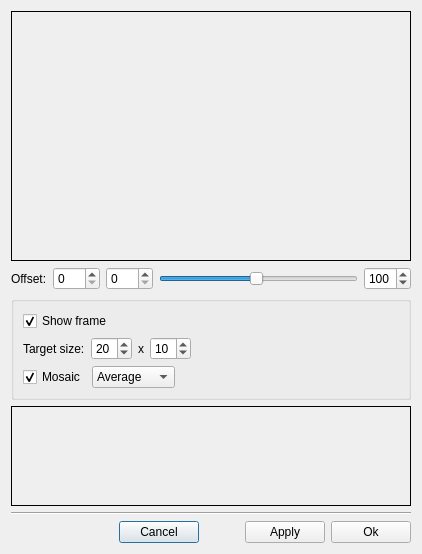
<?xml version="1.0" encoding="UTF-8"?>
<ui version="4.0">
 <class>SeMosaicWindow</class>
 <widget class="QDialog" name="SeMosaicWindow">
  <property name="geometry">
   <rect>
    <x>0</x>
    <y>0</y>
    <width>418</width>
    <height>548</height>
   </rect>
  </property>
  <property name="windowTitle">
   <string>Mosaic</string>
  </property>
  <layout class="QVBoxLayout" name="verticalLayout_3">
   <item>
    <widget class="SeMosaicImageFrame" name="lblImgOriginal">
     <property name="sizePolicy">
      <sizepolicy hsizetype="Expanding" vsizetype="Expanding">
       <horstretch>0</horstretch>
       <verstretch>0</verstretch>
      </sizepolicy>
     </property>
     <property name="minimumSize">
      <size>
       <width>400</width>
       <height>250</height>
      </size>
     </property>
     <property name="frameShape">
      <enum>QFrame::Box</enum>
     </property>
     <property name="text">
      <string/>
     </property>
     <property name="scaledContents">
      <bool>false</bool>
     </property>
     <property name="alignment">
      <set>Qt::AlignCenter</set>
     </property>
    </widget>
   </item>
   <item>
    <layout class="QHBoxLayout" name="horizontalLayout_2">
     <item>
      <widget class="QLabel" name="label_3">
       <property name="text">
        <string>Offset:</string>
       </property>
      </widget>
     </item>
     <item>
      <widget class="QSpinBox" name="spinSelectionOffsetX">
       <property name="maximum">
        <number>500</number>
       </property>
      </widget>
     </item>
     <item>
      <widget class="QSpinBox" name="spinSelectionOffsetY">
       <property name="maximum">
        <number>500</number>
       </property>
      </widget>
     </item>
     <item>
      <widget class="QSlider" name="sliderScale">
       <property name="minimum">
        <number>5</number>
       </property>
       <property name="maximum">
        <number>200</number>
       </property>
       <property name="value">
        <number>100</number>
       </property>
       <property name="orientation">
        <enum>Qt::Horizontal</enum>
       </property>
      </widget>
     </item>
     <item>
      <widget class="QSpinBox" name="spinScale">
       <property name="minimum">
        <number>5</number>
       </property>
       <property name="maximum">
        <number>200</number>
       </property>
       <property name="value">
        <number>100</number>
       </property>
      </widget>
     </item>
    </layout>
   </item>
   <item>
    <widget class="QGroupBox" name="groupBox">
     <property name="title">
      <string/>
     </property>
     <layout class="QVBoxLayout" name="verticalLayout_2">
      <item>
       <layout class="QHBoxLayout" name="horizontalLayout_3">
        <item>
         <widget class="QCheckBox" name="chkShowFrame">
          <property name="text">
           <string>Show frame</string>
          </property>
          <property name="checked">
           <bool>true</bool>
          </property>
         </widget>
        </item>
        <item>
         <spacer name="horizontalSpacer_3">
          <property name="orientation">
           <enum>Qt::Horizontal</enum>
          </property>
          <property name="sizeHint" stdset="0">
           <size>
            <width>40</width>
            <height>20</height>
           </size>
          </property>
         </spacer>
        </item>
       </layout>
      </item>
      <item>
       <layout class="QHBoxLayout" name="horizontalLayout_4">
        <item>
         <widget class="QLabel" name="label">
          <property name="text">
           <string>Target size:</string>
          </property>
         </widget>
        </item>
        <item>
         <widget class="QSpinBox" name="spinSizeWidth">
          <property name="minimum">
           <number>1</number>
          </property>
          <property name="maximum">
           <number>50</number>
          </property>
          <property name="value">
           <number>20</number>
          </property>
         </widget>
        </item>
        <item>
         <widget class="QLabel" name="label_2">
          <property name="styleSheet">
           <string notr="true">font: 75 10pt &quot;MS Shell Dlg 2&quot;;</string>
          </property>
          <property name="text">
           <string>x</string>
          </property>
         </widget>
        </item>
        <item>
         <widget class="QSpinBox" name="spinSizeHeight">
          <property name="minimum">
           <number>1</number>
          </property>
          <property name="maximum">
           <number>50</number>
          </property>
          <property name="value">
           <number>10</number>
          </property>
         </widget>
        </item>
        <item>
         <spacer name="horizontalSpacer_4">
          <property name="orientation">
           <enum>Qt::Horizontal</enum>
          </property>
          <property name="sizeHint" stdset="0">
           <size>
            <width>40</width>
            <height>20</height>
           </size>
          </property>
         </spacer>
        </item>
       </layout>
      </item>
      <item>
       <layout class="QHBoxLayout" name="horizontalLayout_5">
        <item>
         <widget class="QCheckBox" name="chkMosaic">
          <property name="text">
           <string>Mosaic</string>
          </property>
          <property name="checked">
           <bool>true</bool>
          </property>
         </widget>
        </item>
        <item>
         <widget class="QComboBox" name="cmbMosaicMode">
          <item>
           <property name="text">
            <string>Average</string>
           </property>
          </item>
          <item>
           <property name="text">
            <string>Median</string>
           </property>
          </item>
          <item>
           <property name="text">
            <string>Minimum</string>
           </property>
          </item>
          <item>
           <property name="text">
            <string>Maximum</string>
           </property>
          </item>
         </widget>
        </item>
        <item>
         <spacer name="horizontalSpacer_5">
          <property name="orientation">
           <enum>Qt::Horizontal</enum>
          </property>
          <property name="sizeHint" stdset="0">
           <size>
            <width>40</width>
            <height>20</height>
           </size>
          </property>
         </spacer>
        </item>
       </layout>
      </item>
     </layout>
    </widget>
   </item>
   <item>
    <widget class="QLabel" name="lblImagePreview">
     <property name="minimumSize">
      <size>
       <width>200</width>
       <height>100</height>
      </size>
     </property>
     <property name="frameShape">
      <enum>QFrame::Box</enum>
     </property>
     <property name="text">
      <string/>
     </property>
     <property name="scaledContents">
      <bool>true</bool>
     </property>
    </widget>
   </item>
   <item>
    <layout class="QVBoxLayout" name="verticalLayout">
     <item>
      <widget class="Line" name="line">
       <property name="orientation">
        <enum>Qt::Horizontal</enum>
       </property>
      </widget>
     </item>
     <item>
      <layout class="QHBoxLayout" name="horizontalLayout">
       <item>
        <spacer name="horizontalSpacer_2">
         <property name="orientation">
          <enum>Qt::Horizontal</enum>
         </property>
         <property name="sizeHint" stdset="0">
          <size>
           <width>40</width>
           <height>20</height>
          </size>
         </property>
        </spacer>
       </item>
       <item>
        <widget class="QPushButton" name="cmdCancel">
         <property name="text">
          <string>Cancel</string>
         </property>
        </widget>
       </item>
       <item>
        <spacer name="horizontalSpacer">
         <property name="orientation">
          <enum>Qt::Horizontal</enum>
         </property>
         <property name="sizeType">
          <enum>QSizePolicy::Preferred</enum>
         </property>
         <property name="sizeHint" stdset="0">
          <size>
           <width>40</width>
           <height>20</height>
          </size>
         </property>
        </spacer>
       </item>
       <item>
        <widget class="QPushButton" name="cmdApply">
         <property name="text">
          <string>Apply</string>
         </property>
        </widget>
       </item>
       <item>
        <widget class="QPushButton" name="cmdOk">
         <property name="text">
          <string>Ok</string>
         </property>
        </widget>
       </item>
      </layout>
     </item>
    </layout>
   </item>
  </layout>
  <zorder>lblImgOriginal</zorder>
  <zorder>lblImagePreview</zorder>
  <zorder>groupBox</zorder>
  <zorder></zorder>
 </widget>
 <customwidgets>
  <customwidget>
   <class>SeMosaicImageFrame</class>
   <extends>QLabel</extends>
   <header>SeMosaicWindow.h</header>
  </customwidget>
 </customwidgets>
 <resources/>
 <connections/>
</ui>
